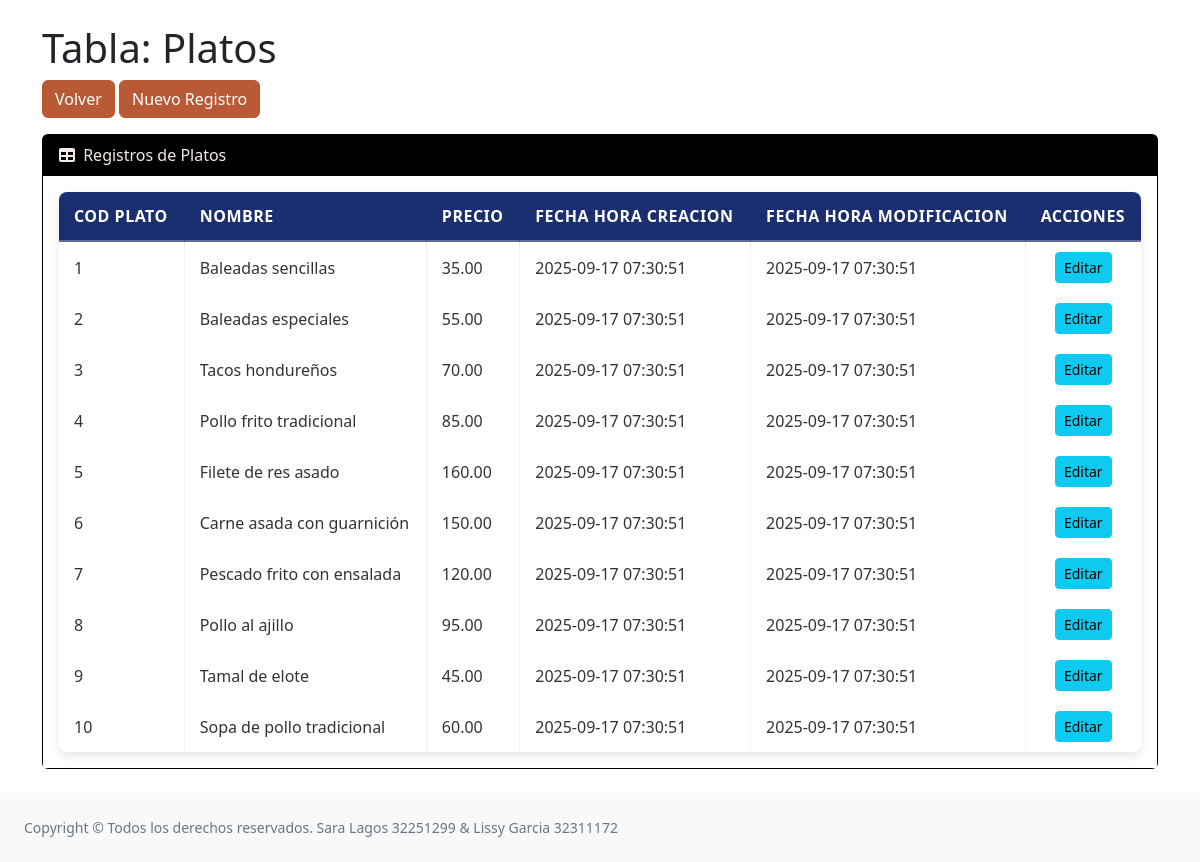
The page /admin.php?tabla=platos on the database its author committed.
### tables this page shows
CREATE TABLE platos (
    cod_plato INT PRIMARY KEY AUTO_INCREMENT,
    nombre VARCHAR(60) NOT NULL,
    precio DECIMAL(10,2) NOT NULL,
    fecha_hora_creacion DATETIME DEFAULT CURRENT_TIMESTAMP,
    fecha_hora_modificacion DATETIME DEFAULT CURRENT_TIMESTAMP ON UPDATE CURRENT_TIMESTAMP
);

### admin.php (the view, shortened to what this page needs)
<?php
$tabla = $_GET['tabla'] ?? '';
require './config/database.php';
$sql = "SELECT * FROM `$tabla`";
$resultado = mysqli_query($db, $sql);
?>
<!DOCTYPE html>
<html lang="en">
    <head>
        <link href="https://cdn.jsdelivr.net/npm/simple-datatables@7.1.2/dist/style.min.css" rel="stylesheet" />
        <link href="css/styles-admin.css" rel="stylesheet" />
    </head>
    <body class="sb-nav-fixed">
        <div class="container mt-4">
    <h1>Tabla: <?php echo ucwords(str_replace("_", " ", $tabla)); ?></h1>
    <a href="index.php" class="btn btn-primary mb-3">Volver</a>
    <a href="#addProductModal" class="btn btn-success mb-3" data-toggle="modal">Nuevo Registro</a>
    <div class="card mb-4">
        <div class="card-header">
            <i class="fas fa-table me-1"></i>
            Registros de <?php echo ucwords(str_replace("_", " ", $tabla)); ?>
        </div>
        <div class="card-body">
            <table id="datatablesSimple">
<thead>
    <tr>
        <?php
$primerFila = mysqli_fetch_assoc($resultado);
$columnas = [];
$clavePrimaria = '';
if ($primerFila) {
    $keys = array_keys($primerFila);
    $clavePrimaria = $keys[0];
    foreach ($keys as $col) {
        if ($col !== $clavePrimaria) {
            $columnas[] = $col;
        }
    }
}
echo "<thead><tr>";
echo "<th>" . ucfirst(str_replace("_", " ", $clavePrimaria)) . "</th>";
foreach ($columnas as $col) {
    echo "<th>" . ucfirst(str_replace("_", " ", $col)) . "</th>";
}
echo "<th>Acciones</th>";
echo "</tr></thead>";
        ?>
    </tr>
</thead>
<tbody>
<?php
if ($primerFila) {
    echo "<tr>";
    echo "<td data-name='{$clavePrimaria}'>" . htmlspecialchars($primerFila[$clavePrimaria]) . "</td>";
    foreach ($columnas as $col) {
        echo "<td data-name='{$col}'>" . htmlspecialchars($primerFila[$col]) . "</td>";
    }
    echo "<td>
        <a href='#editProductModal' class='edit btn btn-sm btn-info' data-prod-id='{$primerFila[$clavePrimaria]}'>Editar</a>
    </td>";
    echo "</tr>";
}
while ($fila = mysqli_fetch_assoc($resultado)) {
    echo "<tr>";
    echo "<td data-name='{$clavePrimaria}'>" . htmlspecialchars($fila[$clavePrimaria]) . "</td>";
    foreach ($columnas as $col) {
        echo "<td data-name='{$col}'>" . htmlspecialchars($fila[$col]) . "</td>";
    }
    echo "<td>
        <a href='#editProductModal' class='edit btn btn-sm btn-info' data-prod-id='{$fila[$clavePrimaria]}'>Editar</a>
    </td>";
    echo "</tr>";
}
?>
</tbody>
            </table>
        </div>
    </div>
</div>
                <footer class="py-4 bg-light mt-auto">
                    <div class="container-fluid px-4">
                        <div class="d-flex align-items-center justify-content-between small">
                            <div class="text-muted">Copyright &copy; Todos los derechos reservados. Sara Lagos 32251299 & Lissy Garcia 32311172</div>
                        </div>
                    </div>
                </footer>
    </body>
</html>

### rows shown on the page
platos: cod_plato "1", nombre "Baleadas sencillas", precio "35.00", fecha_hora_creacion "2025-09-17 07:30:51", fecha_hora_modificacion "2025-09-17 07:30:51"
platos: cod_plato "2", nombre "Baleadas especiales", precio "55.00", fecha_hora_creacion "2025-09-17 07:30:51", fecha_hora_modificacion "2025-09-17 07:30:51"
platos: cod_plato "3", nombre "Tacos hondureños", precio "70.00", fecha_hora_creacion "2025-09-17 07:30:51", fecha_hora_modificacion "2025-09-17 07:30:51"
platos: cod_plato "4", nombre "Pollo frito tradicional", precio "85.00", fecha_hora_creacion "2025-09-17 07:30:51", fecha_hora_modificacion "2025-09-17 07:30:51"
platos: cod_plato "5", nombre "Filete de res asado", precio "160.00", fecha_hora_creacion "2025-09-17 07:30:51", fecha_hora_modificacion "2025-09-17 07:30:51"
platos: cod_plato "6", nombre "Carne asada con guarnición", precio "150.00", fecha_hora_creacion "2025-09-17 07:30:51", fecha_hora_modificacion "2025-09-17 07:30:51"
platos: cod_plato "7", nombre "Pescado frito con ensalada", precio "120.00", fecha_hora_creacion "2025-09-17 07:30:51", fecha_hora_modificacion "2025-09-17 07:30:51"
platos: cod_plato "8", nombre "Pollo al ajillo", precio "95.00", fecha_hora_creacion "2025-09-17 07:30:51", fecha_hora_modificacion "2025-09-17 07:30:51"
platos: cod_plato "9", nombre "Tamal de elote", precio "45.00", fecha_hora_creacion "2025-09-17 07:30:51", fecha_hora_modificacion "2025-09-17 07:30:51"
platos: cod_plato "10", nombre "Sopa de pollo tradicional", precio "60.00", fecha_hora_creacion "2025-09-17 07:30:51", fecha_hora_modificacion "2025-09-17 07:30:51"

### other values the page prints
str_replace("_", " ", $tabla) "Platos"
str_replace("_", " ", $clavePrimaria) "COD PLATO"
str_replace("_", " ", $col) "NOMBRE"
str_replace("_", " ", $col) "PRECIO"
str_replace("_", " ", $col) "FECHA HORA CREACION"
str_replace("_", " ", $col) "FECHA HORA MODIFICACION"
